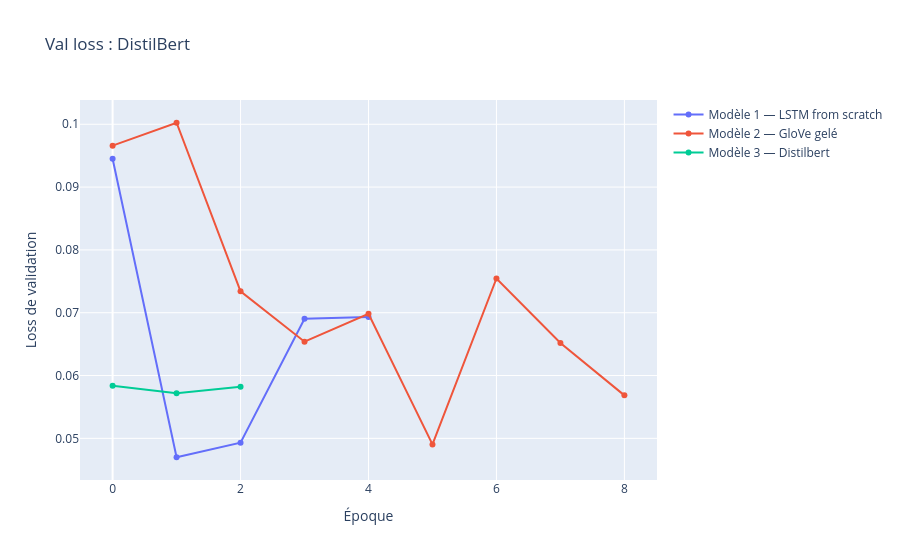

Notebook source saved alongside this figure:
### Code cell
fig = go.Figure()
fig.add_trace(go.Scatter(y=history.history["val_loss"],
                         name="Modèle 1 — LSTM from scratch"))
fig.add_trace(go.Scatter(y=history_glove.history["val_loss"],
                         name="Modèle 2 — GloVe gelé"))
fig.add_trace(go.Scatter(y=history_bert.history["val_loss"],
                         name="Modèle 3 — Distilbert"))
fig.update_layout(title="Val loss : from scratch vs transfer learning",
                  xaxis_title="Époque", yaxis_title="Loss de validation")
fig.update_layout(title="Val loss : DistilBert",
                  xaxis_title="Époque", yaxis_title="Loss de validation")
fig.show()

### Figure 1 — Plotly figure (JSON) as saved in the notebook; plotly's stock layout.template omitted (floating-point values rounded to 4 significant figures)
{"data": [{"name": "Modèle 1 — LSTM from scratch", "type": "scatter", "y": [0.09452, 0.04699, 0.04931, 0.06904, 0.06931]}, {"name": "Modèle 2 — GloVe gelé", "type": "scatter", "y": [0.0966, 0.1002, 0.07341, 0.06538, 0.06982, 0.04903, 0.07545, 0.06517, 0.05684]}, {"name": "Modèle 3 — Distilbert", "type": "scatter", "y": [0.05838, 0.05716, 0.0582]}], "layout": {"title": {"text": "Val loss : DistilBert"}, "xaxis": {"title": {"text": "Époque"}}, "yaxis": {"title": {"text": "Loss de validation"}}}}
